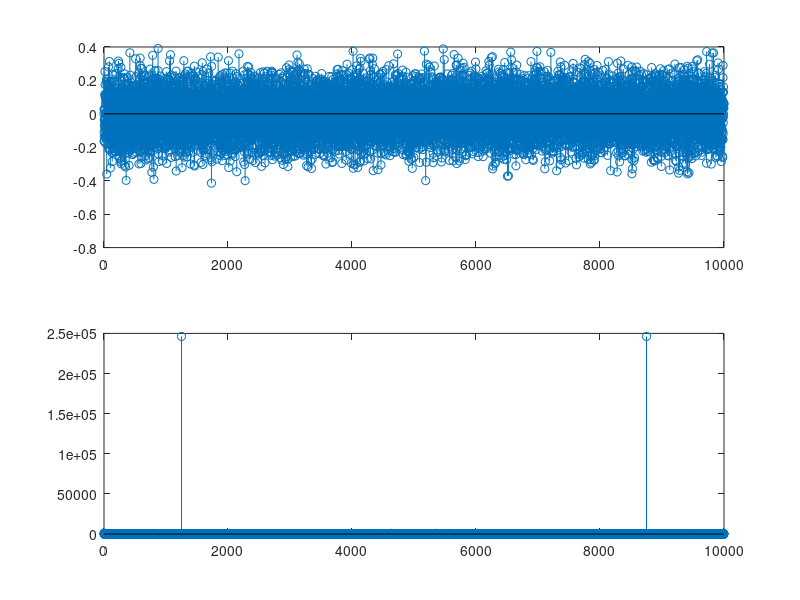

Reproduce this figure in MATLAB.
clear

N = 10000;
n = 0:N-1;

% white noise
xn = 0.1*randn(1, N);

% sinusoid
xc = 0.1*cos(pi/4*n);

figure(1)
subplot(211)
stem(n, xn+xc)

% calculate FFT
Xn = fft(xn+xc);

subplot(212)
stem(0:N-1, abs(Xn).^2)
